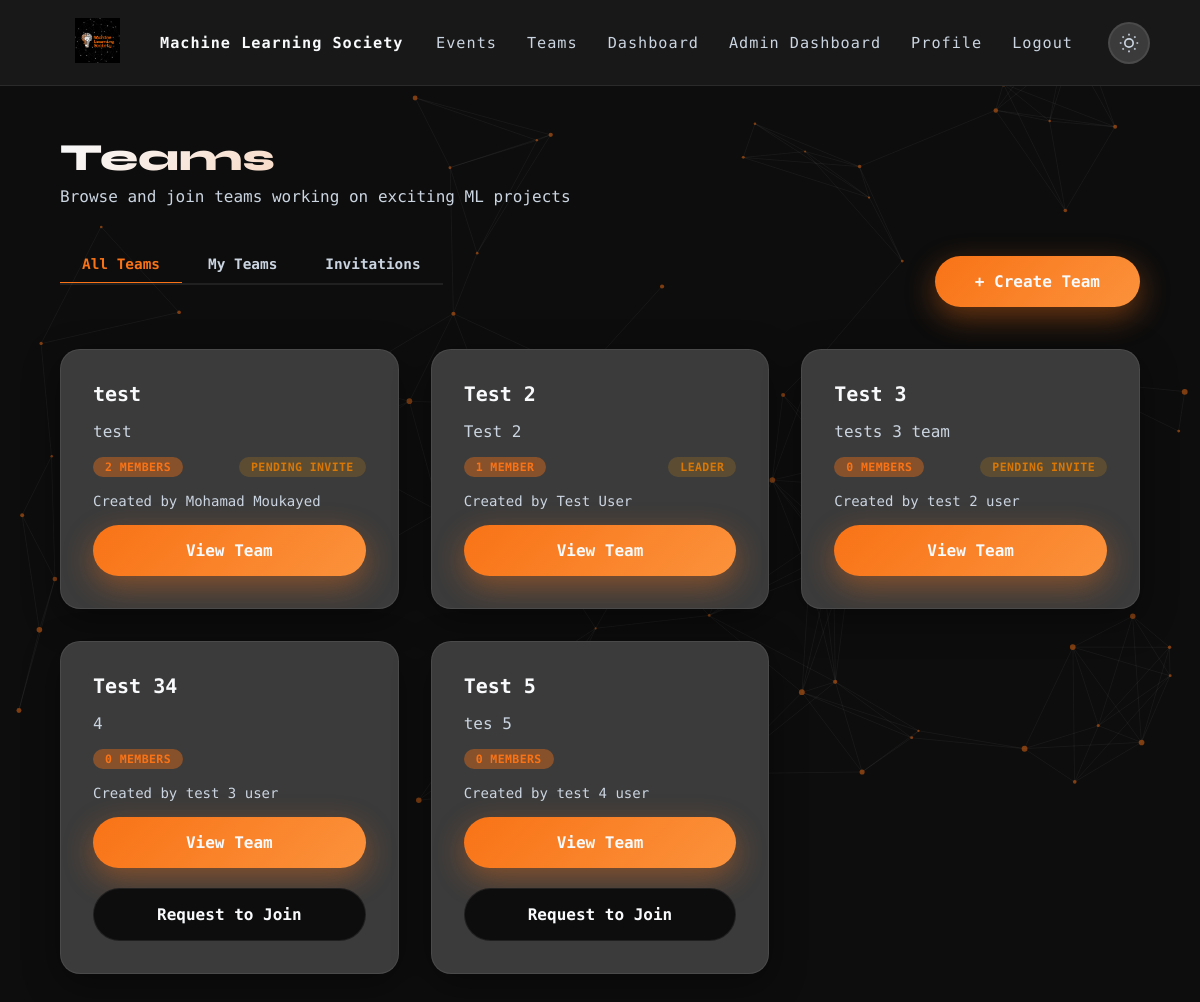
/teams/ (signed in), run on an earlier commit of the app's database.
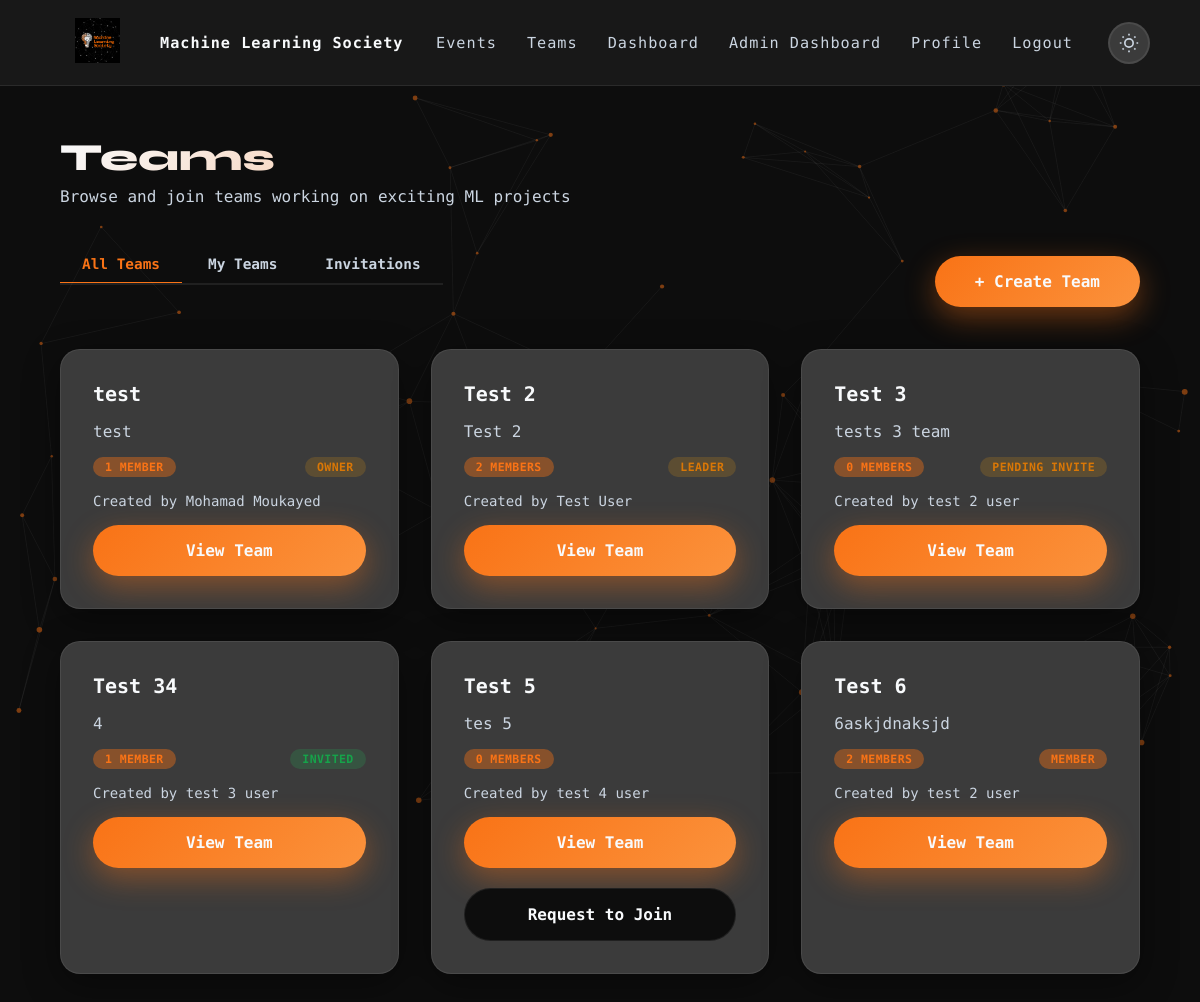
And on a later commit of the database.
### website/models.py (models this page shows)
class Team(models.Model):
    name = models.CharField()
    description = models.TextField()
    team_leaders = models.ManyToManyField(accountModels.Member, related_name="team_leaders")
    team_members = models.ManyToManyField(accountModels.Member, related_name="team_members", blank=True)
    pending_members = models.ManyToManyField(accountModels.Member, related_name="pending_members", blank=True)
    invited_members = models.ManyToManyField(accountModels.Member, related_name="invited_members", blank=True)
    creator = models.ForeignKey(accountModels.Member, on_delete=models.CASCADE)

### accounts/models.py (models this page shows, shortened)
class Member(AbstractBaseUser, PermissionsMixin):
    first_name = models.CharField()
    last_name = models.CharField()
    email = models.EmailField(unique=True)
    major = models.ForeignKey(Major, on_delete=models.CASCADE, blank=True, null=True)
    gender = models.CharField("Gender", blank=True, null=True, choices=[("M","Male"),("F","Female"),("O","Other")])
    date_of_birth = models.DateField("Date Of Birth (YYYY-MM-DD)", blank=True, null=True)
    graduation_year = models.CharField(blank=True, null=True)
    nationality = CountryField(blank=True, null=True)
    is_staff = models.BooleanField(default=False)
    is_active = models.BooleanField(default=True)
    date_joined = models.DateTimeField("date joined", default=timezone.now)
    objects = MemberManager()
    USERNAME_FIELD = "email"
    REQUIRED_FIELDS = ["first_name","last_name","date_of_birth","gender"]
    def get_full_name(self):
        return self.first_name + " " + self.last_name

### website/views.py (the view)
# urls.py: path("teams/", views.student_teams, name="teams"),
@login_required(login_url="/")
def student_teams(request: WSGIRequest):
    joined_teams = []
    invited_teams = []
    for team in Team.objects.all():
        if request.user in team.team_leaders.all() or request.user in team.team_members.all() or request.user == team.creator or request.user in team.pending_members.all():
            joined_teams.append(team)
        elif request.user in team.invited_members.all():
            invited_teams.append(team)
    return render(request, "student-teams.html",
                  {"teams": Team.objects.all(), "joined_teams": joined_teams, "invited_teams": invited_teams})

### website/context_processors.py (called while the page is built)
def prereqData(request):
    social_en = False
    if SocialAccountModels.SocialApp.objects.count() > 0:
        social_en = True
    return {
        "majors":        Major.objects.all().order_by("name"),
        "nationalities": list(countries),
        "now":           timezone.now(),   # handy for footer copyright year etc.
        "socials_enabled": social_en,
    }

### templates/student-teams.html (shortened to what this page needs)
{% extends "base.html" %}
{% load static %}
{% block content %}
<div class="dashboard-content">
  <div class="dashboard-welcome">
    <h1>Teams</h1>
    <p>Browse and join teams working on exciting ML projects</p>
  </div>
  <div style="display: flex; justify-content: space-between; align-items: center; margin-bottom: 2rem;">
    <div class="tabs">
      <button class="tab active" onclick="showTab('all', this)">All Teams</button>
      <button class="tab" onclick="showTab('my', this)">My Teams</button>
      <button class="tab" onclick="showTab('invites', this)">Invitations</button>
    </div>
    <button class="btn btn-primary" onclick="showCreateTeamModal()">
      <span>+ Create Team</span>
    </button>
  </div>
  <div id="tab-all" class="dashboard-grid">
    {% for team in teams %}
    <div class="dashboard-card fade-in visible">
      <h3 style="font-size: 1.25rem; margin-bottom: 1rem;">{{team.name}}</h3>
      <p style="color: var(--text-secondary); margin-bottom: 1rem;">
        {{team.description}}
      </p>
      <div style="display: flex; justify-content: space-between; align-items: center; margin-bottom: 1rem;">
        <span class="badge badge-primary">{{team.team_members.count|add:team.team_leaders.count}} Member{% if team.team_members.count|add:team.team_leaders.count != 1 %}s{% endif %}</span>
        {% if request.user in team.pending_members.all %}
        <span class="badge badge-warning">Pending Invite</span>
        {% elif request.user == team.creator %}
        <span class="badge badge-warning">Owner</span>
        {% elif request.user in team.team_leaders.all %}
        <span class="badge badge-warning">Leader</span>
        {% elif request.user in team.invited_members.all %}
        <span class="badge badge-success">Invited</span>
        {% elif request.user in team.team_members.all %}
        <span class="badge badge-primary">Member</span>
        {% endif %}
      </div>
      <div style="display: flex; justify-content: space-between; align-items: center; margin-bottom: 1rem;">
        <span style="color: var(--text-secondary); font-size: 0.875rem;">Created by {{team.creator.get_full_name}}</span>
      </div>
      <div style="display: flex; justify-content: center; align-items: center; gap: 20px; flex-direction: column;">
        <a href="{% url 'website:team-detail' team_id=team.pk %}" class="btn" style="width: 100%; display: flex;">
          <span>View Team</span>
        </a>
        {% if request.user in team.team_leaders.all or request.user in team.team_members.all or request.user in team.pending_members.all or request.user in team.invited_members.all or request.user == team.creator %}
        {% else %}
        <button class="btn btn-secondary" style="width: 100%;" onclick="joinTeam({{team.pk}}, this)">Request to Join</button>
        {% endif %}
      </div>
    </div>
    {% empty %}
    <div class="empty-state" style="grid-column: 1/-1;">
      <div class="empty-state-icon">👥</div>
      <h3>No teams yet</h3>
      <p>Create a team to get started.</p>
    </div>
    {% endfor %}
  </div>
</div>
{% endblock content %}

What changed in the data, as far as the page shows it:
computed for Team "test": team_members.count|add "2" → "1"; text "S PENDING INVITE" → "OWNER"
shown differently, row unchanged: Team "Test 2": team_members.count|add "1" → "2"; now shows "S"
computed for Team "Test 34": team_members.count|add "0" → "1"; text "S Request to Join" → "INVITED"
added Team: name "Test 6", description "6askjdnaksjd", team_members.count|add "2", shows "S", shows "MEMBER", creator.get_full_name "test 2 user"
